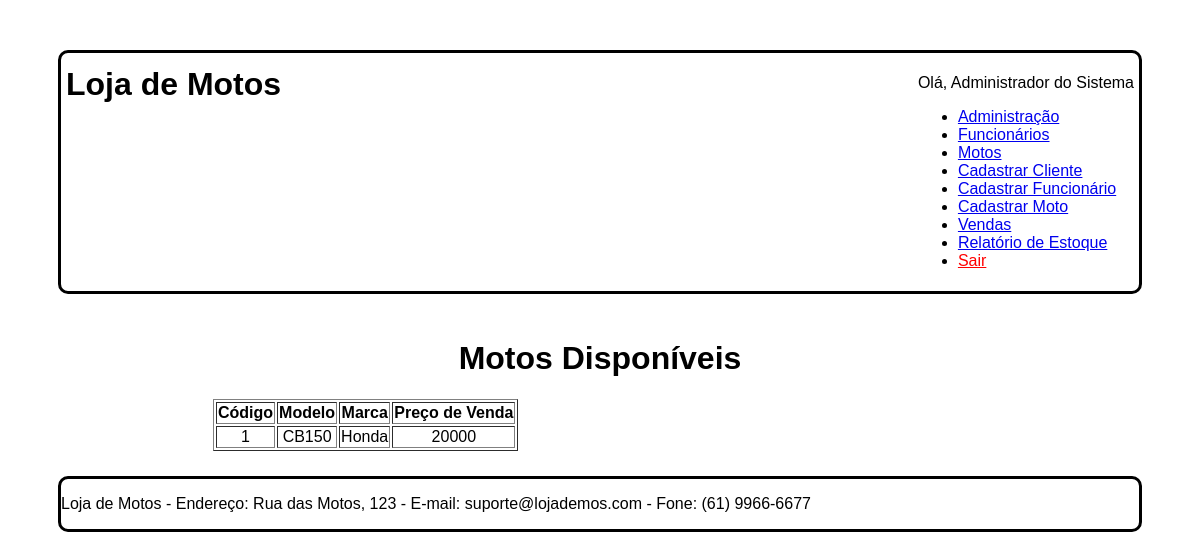
The app's page /Teste_MOTO/lista_motos.php (signed in) with its own data.
### tables this page shows
CREATE TABLE `moto` (
  `Cod_moto` int(11) NOT NULL,
  `Marca` varchar(45) NOT NULL,
  `Modelo` varchar(45) NOT NULL,
  `Ano_de_fabricacao` varchar(45) NOT NULL,
  `Cor` varchar(45) NOT NULL,
  `Numero_do_chassi` varchar(45) NOT NULL,
  `Cilindrada` varchar(45) NOT NULL,
  `Tipo` varchar(45) NOT NULL,
  `Preco_de_custo` varchar(45) NOT NULL,
  `Preco_de_venda` varchar(45) NOT NULL,
  `Quantidade_em_estoque` int(11) NOT NULL,
  `Tipo_de_combustivel` varchar(45) NOT NULL,
  `Potencia` varchar(45) NOT NULL,
  `Sistema_de_freios` varchar(45) NOT NULL,
  `Abs` varchar(45) NOT NULL,
  `Peso` varchar(45) NOT NULL,
  `Capacidade_do_tanque` varchar(45) NOT NULL,
  `Tipo_de_partida` varchar(45) NOT NULL,
  `Status_de_disponibilidade` varchar(45) NOT NULL
);

### Teste_MOTO/lista_motos.php (the view, shortened to what this page needs)
<?php
include 'conexao.php';
?>
<!DOCTYPE html>
<html lang="pt-BR">
<head>
    <link rel="stylesheet" href="css/layout.css">
    <link rel="stylesheet" href="css/menu.css">
</head>
<body>
    <div id="principal">
        <div id="topo">
            <div id="logo">
                <h1>Loja de Motos</h1>
            </div>
            <div id="menu_global">
                <p>Olá, <?php echo isset($_SESSION['nome_usuario']) && !empty($_SESSION['nome_usuario']) ? $_SESSION['nome_usuario'] : 'Usuário'; ?></p>
                <?php include 'menu_local.php'; ?>
            </div>
        </div>
        <div id="conteudo_especifico">
            <h1>Motos Disponíveis</h1>
            <?php
            $sql = "SELECT Cod_moto, Modelo, Marca, Preco_de_venda FROM moto";
            $resultado = mysqli_query($conectar, $sql);
            if (mysqli_num_rows($resultado) > 0) {
                echo "<table border='1'>";
                echo "<tr><th>Código</th><th>Modelo</th><th>Marca</th><th>Preço de Venda</th></tr>";
                while ($linha = mysqli_fetch_assoc($resultado)) {
                    echo "<tr>";
                    echo "<td>" . $linha['Cod_moto'] . "</td>";
                    echo "<td>" . $linha['Modelo'] . "</td>";
                    echo "<td>" . $linha['Marca'] . "</td>";
                    echo "<td>" . $linha['Preco_de_venda'] . "</td>";
                    echo "</tr>";
                }
                echo "</table>";
            } else {
                echo "<p>Não há motos cadastradas no momento.</p>";
            }
            ?>
        </div>
        <div id="rodape">
            <p>Loja de Motos - Endereço: Rua das Motos, 123 - E-mail: suporte@lojademos.com - Fone: (61) 9966-6677</p>
        </div>
    </div>
</body>
</html>

### Teste_MOTO/css/layout.css (style rules this page uses)
#topo { padding: 5px; display: grid; grid-template-columns: auto auto; margin: 0px auto 20px auto; grid-gap: 5px; border-radius: 10px; border: solid; color: black; justify-content: space-between; }
#logo h1 { line-height: 10px; word-spacing: 0px; }
#conteudo_especifico { padding: 5px; margin: auto 150px auto 150px; text-align: center; }
#rodape { padding: 0px; display: grid; grid-template-columns: auto auto; grid-template-rows: 50px; margin: 20px auto 0px auto; grid-gap: 5px; border-radius: 10px; border: solid; color: black; justify-content: space-between; }

### records on screen
moto: Cod_moto "1", Modelo "CB150", Marca "Honda", Preco_de_venda "20000"

### other values on screen
$_SESSION['nome_usuario'] "Administrador do Sistema"
